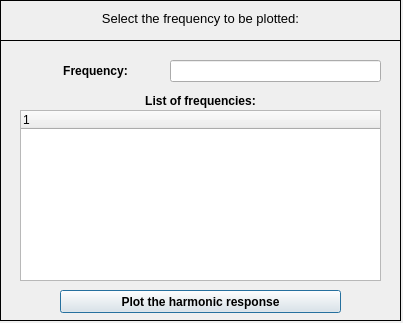
<?xml version="1.0" encoding="UTF-8"?>
<ui version="4.0">
 <class>Dialog</class>
 <widget class="QDialog" name="Dialog">
  <property name="windowModality">
   <enum>Qt::NonModal</enum>
  </property>
  <property name="geometry">
   <rect>
    <x>0</x>
    <y>0</y>
    <width>403</width>
    <height>323</height>
   </rect>
  </property>
  <property name="sizePolicy">
   <sizepolicy hsizetype="Fixed" vsizetype="Fixed">
    <horstretch>0</horstretch>
    <verstretch>0</verstretch>
   </sizepolicy>
  </property>
  <property name="contextMenuPolicy">
   <enum>Qt::DefaultContextMenu</enum>
  </property>
  <property name="windowTitle">
   <string>Plot harmonic response</string>
  </property>
  <property name="windowIcon">
   <iconset>
    <normaloff>../../../../../../Downloads/load - Copia.png</normaloff>../../../../../../Downloads/load - Copia.png</iconset>
  </property>
  <property name="whatsThis">
   <string/>
  </property>
  <widget class="QWidget" name="widget" native="true">
   <property name="geometry">
    <rect>
     <x>0</x>
     <y>0</y>
     <width>401</width>
     <height>321</height>
    </rect>
   </property>
   <property name="font">
    <font>
     <kerning>true</kerning>
    </font>
   </property>
   <widget class="QFrame" name="frame">
    <property name="geometry">
     <rect>
      <x>0</x>
      <y>0</y>
      <width>401</width>
      <height>41</height>
     </rect>
    </property>
    <property name="frameShape">
     <enum>QFrame::Box</enum>
    </property>
    <property name="frameShadow">
     <enum>QFrame::Plain</enum>
    </property>
    <property name="lineWidth">
     <number>1</number>
    </property>
    <widget class="QLabel" name="label">
     <property name="geometry">
      <rect>
       <x>10</x>
       <y>10</y>
       <width>381</width>
       <height>16</height>
      </rect>
     </property>
     <property name="font">
      <font>
       <pointsize>10</pointsize>
       <italic>false</italic>
      </font>
     </property>
     <property name="text">
      <string>Select the frequency to be plotted:</string>
     </property>
     <property name="textFormat">
      <enum>Qt::AutoText</enum>
     </property>
     <property name="alignment">
      <set>Qt::AlignCenter</set>
     </property>
    </widget>
   </widget>
   <widget class="QFrame" name="frame_2">
    <property name="geometry">
     <rect>
      <x>0</x>
      <y>40</y>
      <width>401</width>
      <height>281</height>
     </rect>
    </property>
    <property name="frameShape">
     <enum>QFrame::Box</enum>
    </property>
    <property name="frameShadow">
     <enum>QFrame::Plain</enum>
    </property>
    <widget class="QWidget" name="verticalLayoutWidget">
     <property name="geometry">
      <rect>
       <x>20</x>
       <y>20</y>
       <width>151</width>
       <height>21</height>
      </rect>
     </property>
     <layout class="QVBoxLayout" name="verticalLayout">
      <item>
       <widget class="QLabel" name="label_2">
        <property name="font">
         <font>
          <weight>75</weight>
          <bold>true</bold>
         </font>
        </property>
        <property name="text">
         <string>Frequency:</string>
        </property>
        <property name="alignment">
         <set>Qt::AlignCenter</set>
        </property>
       </widget>
      </item>
     </layout>
    </widget>
    <widget class="QWidget" name="verticalLayoutWidget_2">
     <property name="geometry">
      <rect>
       <x>170</x>
       <y>20</y>
       <width>211</width>
       <height>22</height>
      </rect>
     </property>
     <layout class="QVBoxLayout" name="verticalLayout_2">
      <item>
       <widget class="QLineEdit" name="lineEdit"/>
      </item>
     </layout>
    </widget>
    <widget class="QWidget" name="verticalLayoutWidget_3">
     <property name="geometry">
      <rect>
       <x>20</x>
       <y>50</y>
       <width>361</width>
       <height>21</height>
      </rect>
     </property>
     <layout class="QVBoxLayout" name="verticalLayout_3">
      <item>
       <widget class="QLabel" name="label_3">
        <property name="font">
         <font>
          <weight>75</weight>
          <bold>true</bold>
         </font>
        </property>
        <property name="text">
         <string>List of frequencies:</string>
        </property>
        <property name="alignment">
         <set>Qt::AlignCenter</set>
        </property>
       </widget>
      </item>
     </layout>
    </widget>
    <widget class="QTreeWidget" name="treeWidget">
     <property name="geometry">
      <rect>
       <x>20</x>
       <y>70</y>
       <width>361</width>
       <height>171</height>
      </rect>
     </property>
     <column>
      <property name="text">
       <string notr="true">1</string>
      </property>
     </column>
    </widget>
    <widget class="QPushButton" name="pushButton">
     <property name="geometry">
      <rect>
       <x>60</x>
       <y>250</y>
       <width>281</width>
       <height>23</height>
      </rect>
     </property>
     <property name="font">
      <font>
       <weight>75</weight>
       <bold>true</bold>
      </font>
     </property>
     <property name="text">
      <string>Plot the harmonic response</string>
     </property>
    </widget>
   </widget>
  </widget>
 </widget>
 <resources/>
 <connections/>
</ui>
